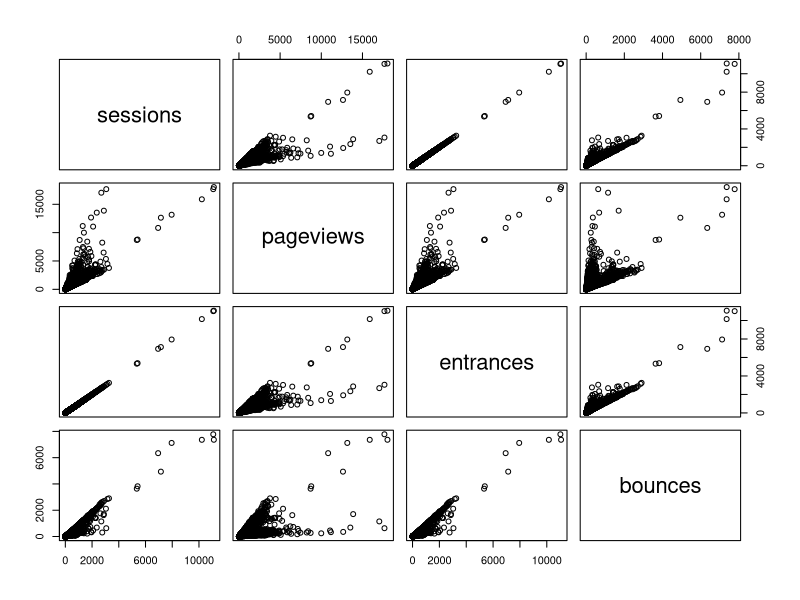
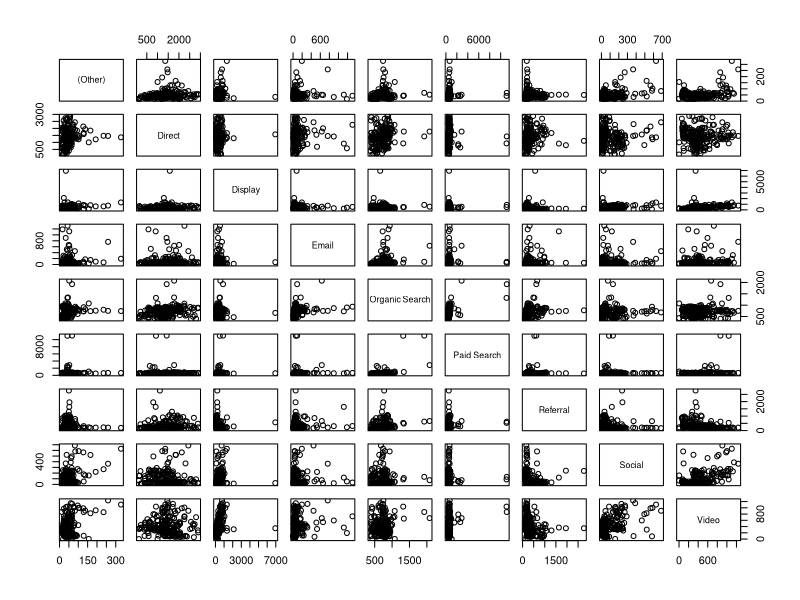
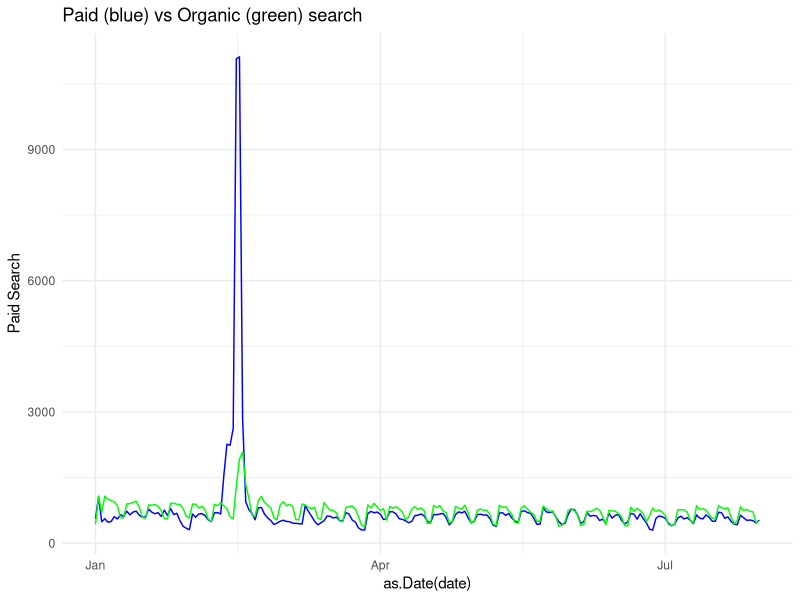
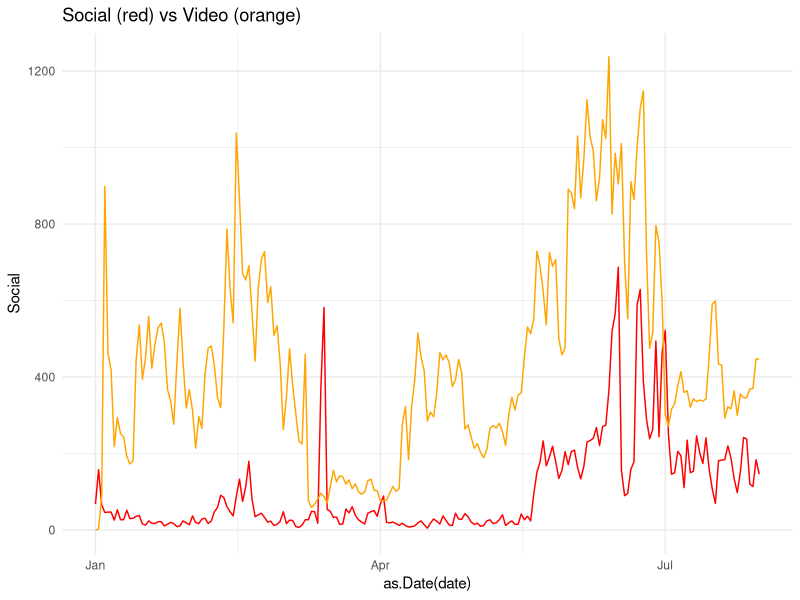
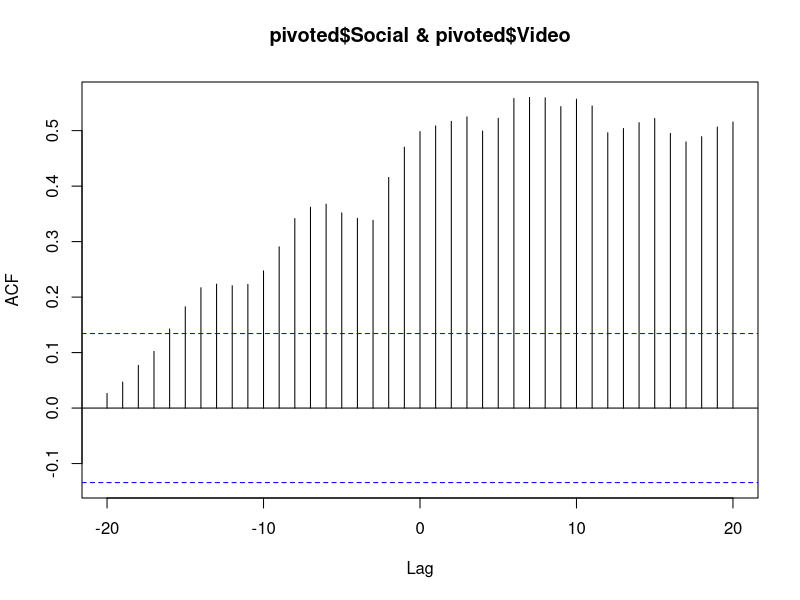

The R script that drew these images, in order:
## ---- chunk 1
## used for kable that makes nice RMarkdown tables
library(knitr)
web_data <- read.csv("./data/gadata_example_2.csv", stringsAsFactors = FALSE)

## get rid of first colum as its just row numbers
web_data <- web_data[, -1]

kable(head(web_data))
## ---- chunk 2
web_data_metrics <- web_data[c("sessions","pageviews","entrances","bounces")]
## see correlation between all metrics
kable(cor(web_data_metrics))
## ---- chunk 3
pairs(web_data_metrics)
## ---- chunk 4
## Use tidyverse to pivot the data
library(dplyr)
library(tidyr)

## get only desktop rows, and the date, channelGrouping and sessions columns
pivoted <- web_data %>% 
  filter(deviceCategory == "desktop") %>% 
  select(date, channelGrouping, sessions) %>%
  spread(channelGrouping, sessions)

## get rid of any NA's and replace with 0
pivoted[is.na(pivoted)] <- 0

kable(head(pivoted))
## ---- chunk 5
## can't include the date as its not numeric, so remove
cor_data <- pivoted[, -1]
## not including first column, so -1 subset
cor_table <- round(cor(cor_data),2)
kable(cor_table)

pairs(cor_data)
## ---- chunk 6
library(ggplot2)
gg <- ggplot(data = pivoted) + theme_minimal() + ggtitle("Paid (blue) vs Organic (green) search")
gg <- gg + geom_line(aes(x = as.Date(date), y = `Paid Search`), col = "blue")
gg + geom_line(aes(x = as.Date(date), y = `Organic Search`), col = "green")
## ---- chunk 7
library(ggplot2)
gg <- ggplot(data = pivoted) + theme_minimal() + ggtitle("Social (red) vs Video (orange)")
gg <- gg + geom_line(aes(x = as.Date(date), y = Social), col = "red")
gg + geom_line(aes(x = as.Date(date), y = Video), col = "orange")
## ---- chunk 8
ccf(pivoted$Social, pivoted$Video)
